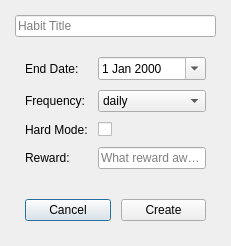
<?xml version="1.0" encoding="UTF-8"?>
<ui version="4.0">
 <class>HabitDialog</class>
 <widget class="QDialog" name="HabitDialog">
  <property name="minimumWidth">
   <number>500</number>
  </property>
  <property name="windowTitle">
   <string>New Habit</string>
  </property>
  <layout class="QVBoxLayout" name="verticalLayout">
   <property name="margin">
    <number>15</number>
   </property>
   <property name="spacing">
    <number>10</number>
   </property>
   <item>
    <widget class="QLineEdit" name="titleEdit">
     <property name="placeholderText"><string>Habit Title</string></property>
    </widget>
   </item>
   <item>
    <layout class="QFormLayout" name="formLayout">
     <property name="margin">
      <number>10</number>
     </property>
     <property name="horizontalSpacing">
      <number>10</number>
     </property>
     <property name="verticalSpacing">
      <number>10</number>
     </property>
     <item row="1" column="0">
      <widget class="QLabel" name="labelEnd">
       <property name="text"><string>End Date:</string></property>
      </widget>
     </item>
     <item row="1" column="1">
      <widget class="QDateEdit" name="endDateEdit">
       <property name="calendarPopup"><bool>true</bool></property>
       <property name="date"><date>2025-12-31</date></property>
      </widget>
     </item>
     <item row="2" column="0">
      <widget class="QLabel" name="labelFreq">
       <property name="text"><string>Frequency:</string></property>
      </widget>
     </item>
     <item row="2" column="1">
      <widget class="QComboBox" name="freqCombo">
       <item><property name="text"><string>daily</string></property></item>
       <item><property name="text"><string>weekdays</string></property></item>
       <item><property name="text"><string>weekends</string></property></item>
      </widget>
     </item>
     <item row="3" column="0">
      <widget class="QLabel" name="labelHard">
       <property name="text"><string>Hard Mode:</string></property>
      </widget>
     </item>
     <item row="3" column="1">
      <widget class="QCheckBox" name="hardCheck"/>
     </item>
     <item row="4" column="0">
      <widget class="QLabel" name="labelReward">
       <property name="text"><string>Reward:</string></property>
      </widget>
     </item>
     <item row="4" column="1">
      <widget class="QLineEdit" name="rewardEdit">
       <property name="placeholderText"><string>What reward awaits?</string></property>
      </widget>
     </item>
    </layout>
   </item>
   <item>
    <layout class="QHBoxLayout" name="buttonsLayout">
     <property name="margin">
      <number>10</number>
     </property>
     <property name="spacing">
      <number>10</number>
     </property>
     <item>
      <widget class="QPushButton" name="cancelBtn">
       <property name="text"><string>Cancel</string></property>
      </widget>
     </item>
     <item>
      <widget class="QPushButton" name="okBtn">
       <property name="text"><string>Create</string></property>
      </widget>
     </item>
    </layout>
   </item>
  </layout>
 </widget>
 <resources/>
 <connections/>
</ui>
